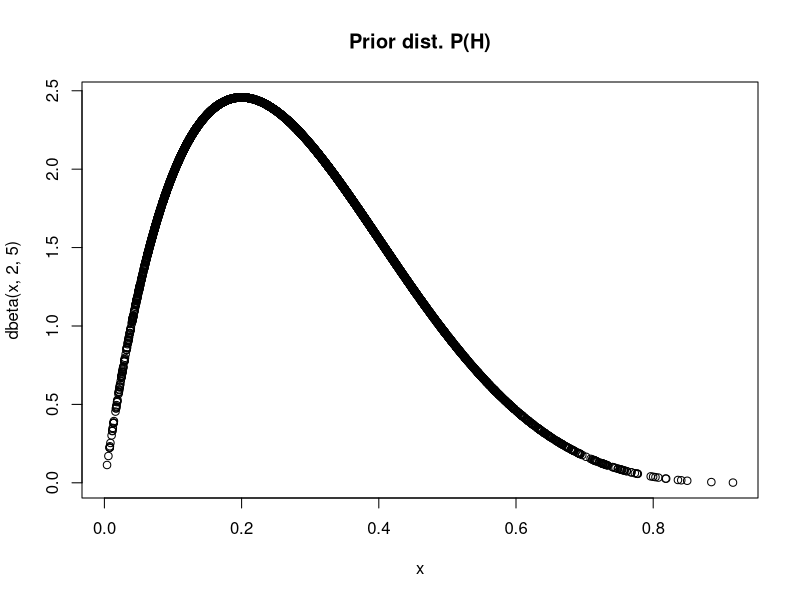
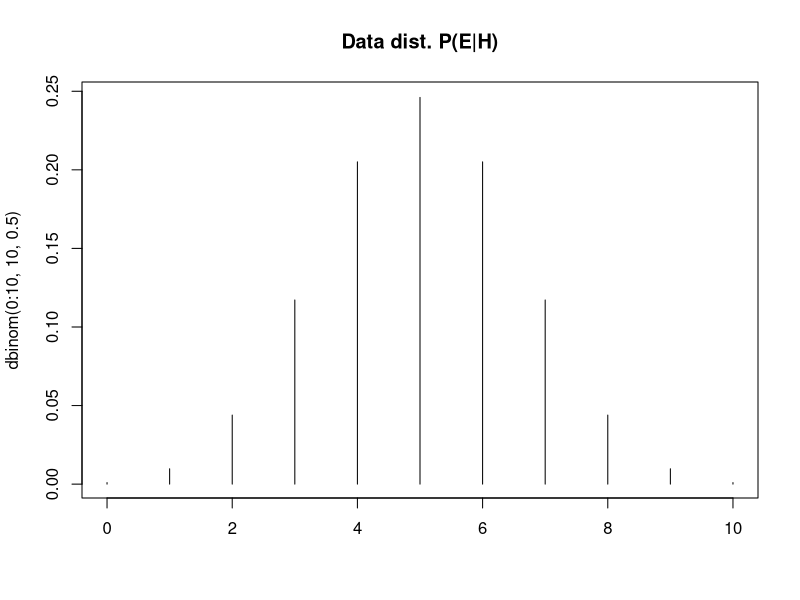
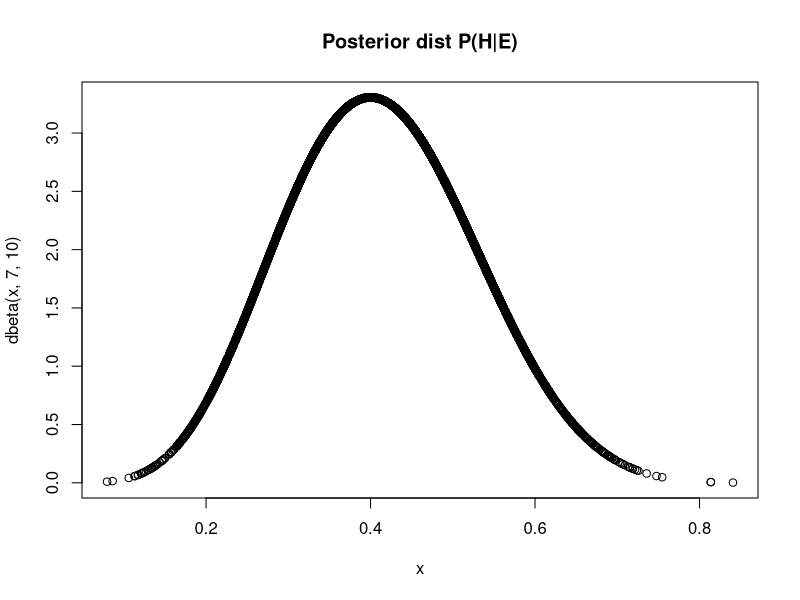
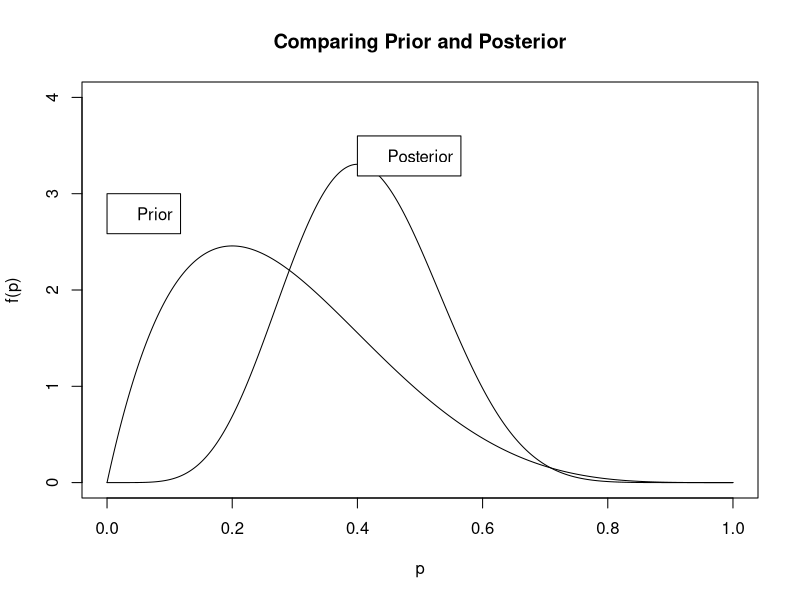

These charts were generated, in order, by the following R code:
x<-rbeta(5000,2,5)
plot(x,dbeta(x,2,5),main="Prior dist. P(H)")

plot(0:10,dbinom(0:10,10,0.5),,type='h',xlab="",main="Data dist. P(E|H)")

x<-rbeta(5000,7,10)
plot(x,dbeta(x,7,10),main="Posterior dist P(H|E)")

p <- (0:1000)/1000
plot(p,dbeta(p,2,5),,ylim=range(0:4),type="l", ylab="f(p)", main="Comparing Prior and Posterior")
lines(p,dbeta(p,7,10))
legend(0,3,legend="Prior")
legend(0.4,3.6,legend="Posterior")
